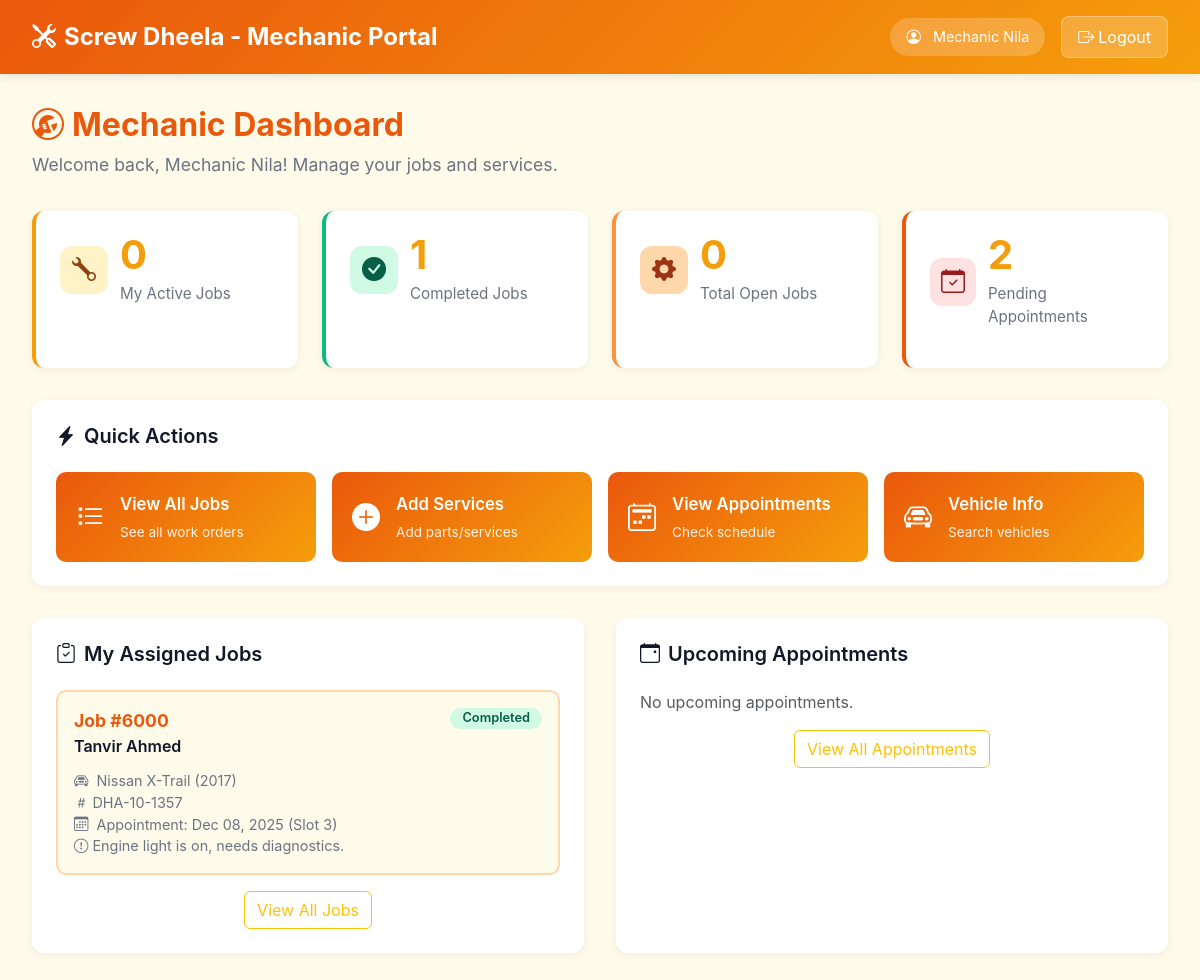
/public/mechanic_portal/mechanic_dashboard.php (signed in), run on the app's committed database.
### tables this page shows
CREATE TABLE jobs (
  job_id INT AUTO_INCREMENT PRIMARY KEY,
  appointment_id INT NOT NULL UNIQUE,  
  mechanic_id INT NULL,                
  status ENUM('open','in_progress','completed','cancelled')
    NOT NULL DEFAULT 'open',
  started_at DATETIME NULL,
  completed_at DATETIME NULL,
  notes TEXT NULL,
  created_at TIMESTAMP NOT NULL DEFAULT CURRENT_TIMESTAMP,

  KEY idx_job_status (status),
  KEY idx_job_mech (mechanic_id),

  CONSTRAINT fk_job_appt FOREIGN KEY (appointment_id) REFERENCES appointments(appointment_id)
    ON DELETE CASCADE,
  CONSTRAINT fk_job_mech FOREIGN KEY (mechanic_id) REFERENCES staff(staff_id)
    ON DELETE SET NULL
);

CREATE TABLE customers (
  customer_id INT AUTO_INCREMENT PRIMARY KEY,
  name VARCHAR(100) NOT NULL,
  email VARCHAR(150) NULL UNIQUE,
  phone VARCHAR(30) NULL,
  password_hash VARCHAR(255) NULL,  
  created_at TIMESTAMP NOT NULL DEFAULT CURRENT_TIMESTAMP,
  updated_at TIMESTAMP NULL DEFAULT NULL ON UPDATE CURRENT_TIMESTAMP
);

CREATE TABLE vehicles (
  vehicle_id INT AUTO_INCREMENT PRIMARY KEY,
  customer_id INT NOT NULL,
  plate_no VARCHAR(30) NOT NULL,
  make VARCHAR(60) NOT NULL,
  model VARCHAR(60) NOT NULL,
  year SMALLINT NULL,
  color VARCHAR(40) NULL,
  created_at TIMESTAMP NOT NULL DEFAULT CURRENT_TIMESTAMP,
  UNIQUE KEY uq_plate (plate_no),
  KEY idx_vehicle_customer (customer_id),
  CONSTRAINT fk_vehicle_customer FOREIGN KEY (customer_id) REFERENCES customers(customer_id)
    ON DELETE CASCADE
);

CREATE TABLE appointments (
  appointment_id INT AUTO_INCREMENT PRIMARY KEY,
  customer_id INT NOT NULL,
  vehicle_id INT NOT NULL,

   
  requested_date DATE NOT NULL,
  requested_slot TINYINT NOT NULL,  
  problem_text TEXT NOT NULL,

  status ENUM('requested','booked','in_progress','completed','cancelled')
    NOT NULL DEFAULT 'requested',

   
  mechanic_id INT NULL,
  assigned_by_staff_id INT NULL,
  assigned_at DATETIME NULL,

   
  receptionist_note TEXT NULL,

  created_at TIMESTAMP NOT NULL DEFAULT CURRENT_TIMESTAMP,
  updated_at TIMESTAMP NULL DEFAULT NULL ON UPDATE CURRENT_TIMESTAMP,

  KEY idx_appt_day (requested_date),
  KEY idx_appt_status (status),
  KEY idx_appt_mech_day (mechanic_id, requested_date),

  CONSTRAINT chk_slot CHECK (requested_slot BETWEEN 1 AND 4),

  CONSTRAINT fk_appt_customer FOREIGN KEY (customer_id) REFERENCES customers(customer_id)
    ON DELETE CASCADE,
  CONSTRAINT fk_appt_vehicle FOREIGN KEY (vehicle_id) REFERENCES vehicles(vehicle_id)
    ON DELETE CASCADE,
  CONSTRAINT fk_appt_mechanic FOREIGN KEY (mechanic_id) REFERENCES staff(staff_id)
    ON DELETE SET NULL,
  CONSTRAINT fk_appt_assigned_by FOREIGN KEY (assigned_by_staff_id) REFERENCES staff(staff_id)
    ON DELETE SET NULL
);

### public/mechanic_portal/mechanic_dashboard.php (the view, shortened to what this page needs)
<?php
require_once __DIR__ . "/../../config/db.php";
$staff_id = (int)($_SESSION['staff_id'] ?? 0);
$staff_name = $_SESSION['staff_name'] ?? 'Mechanic';
$my_active_jobs = $conn->prepare("SELECT COUNT(*) AS count FROM jobs WHERE mechanic_id = ? AND status IN ('open','in_progress')");
$my_active_jobs->bind_param("i", $staff_id);
$my_active_jobs->execute();
$active_jobs_count = (int)$my_active_jobs->get_result()->fetch_assoc()['count'];
$my_completed_jobs = $conn->prepare("SELECT COUNT(*) AS count FROM jobs WHERE mechanic_id = ? AND status = 'completed'");
$my_completed_jobs->bind_param("i", $staff_id);
$my_completed_jobs->execute();
$completed_jobs_count = (int)$my_completed_jobs->get_result()->fetch_assoc()['count'];
$total_open_jobs = (int)$conn->query("SELECT COUNT(*) AS count FROM jobs WHERE status IN ('open','in_progress')")->fetch_assoc()['count'];
$pending_appointments = (int)$conn->query("
    SELECT COUNT(*) AS count
    FROM appointments
    WHERE status IN ('requested','booked','in_progress')
")->fetch_assoc()['count'];
$my_jobs = $conn->prepare("
    SELECT
        j.job_id,
        j.status,
        j.created_at,
        a.appointment_id,
        a.requested_date,
        a.requested_slot,
        a.problem_text,
        c.name AS customer_name,
        c.phone,
        v.plate_no,
        v.make,
        v.model,
        v.year AS model_year
    FROM jobs j
    JOIN appointments a ON j.appointment_id = a.appointment_id
    JOIN customers c ON a.customer_id = c.customer_id
    LEFT JOIN vehicles v ON a.vehicle_id = v.vehicle_id
    WHERE j.mechanic_id = ?
    ORDER BY j.created_at DESC
    LIMIT 8
");
$my_jobs->bind_param("i", $staff_id);
$my_jobs->execute();
$assigned_jobs = $my_jobs->get_result()->fetch_all(MYSQLI_ASSOC);
$upcoming_appointments = $conn->prepare("
    SELECT
        a.appointment_id,
        a.status,
        a.requested_date,
        a.requested_slot,
        c.name AS customer_name,
        c.phone,
        v.plate_no,
        v.make,
        v.model
    FROM appointments a
    JOIN customers c ON a.customer_id = c.customer_id
    LEFT JOIN vehicles v ON a.vehicle_id = v.vehicle_id
    WHERE a.status IN ('booked','in_progress')
      AND a.requested_date >= CURDATE()
    ORDER BY a.requested_date ASC, a.requested_slot ASC
    LIMIT 6
");
$upcoming_appointments->execute();
$upcoming = $upcoming_appointments->get_result()->fetch_all(MYSQLI_ASSOC);
function badgeClassJob($status) {
    switch ($status) {
        case 'completed':   return 'success';
    }
}
?>
<!DOCTYPE html>
<html lang="en">
<head>
    <link href="https://cdn.jsdelivr.net/npm/bootstrap@5.3.0/dist/css/bootstrap.min.css" rel="stylesheet">
    <link rel="stylesheet" href="https://cdn.jsdelivr.net/npm/bootstrap-icons@1.11.0/font/bootstrap-icons.css">
</head>
<body>
    <nav class="top-nav">
        <div class="top-nav-content">
            <div class="logo">
                <i class="bi bi-tools"></i>
                Screw Dheela - Mechanic Portal
            </div>
            <div class="user-info">
                <span class="user-badge">
                    <i class="bi bi-person-circle me-2"></i>
                    <?php echo htmlspecialchars($staff_name); ?>
                </span>
                <a href="../logout.php" class="logout-btn">
                    <i class="bi bi-box-arrow-right me-1"></i>Logout
                </a>
            </div>
        </div>
    </nav>
    <div class="container-main">
        <div class="dashboard-header">
            <h1 class="dashboard-title">
                <i class="bi bi-wrench-adjustable-circle me-2"></i>Mechanic Dashboard
            </h1>
            <p class="dashboard-subtitle">Welcome back, <?php echo htmlspecialchars($staff_name); ?>! Manage your jobs and services.</p>
        </div>
        <div class="stats-grid">
            <div class="stat-card orange">
                <div class="stat-header">
                    <div class="stat-icon orange">
                        <i class="bi bi-wrench"></i>
                    </div>
                    <div>
                        <div class="stat-value"><?php echo $active_jobs_count; ?></div>
                        <div class="stat-label">My Active Jobs</div>
                    </div>
                </div>
            </div>
            <div class="stat-card green">
                <div class="stat-header">
                    <div class="stat-icon green">
                        <i class="bi bi-check-circle-fill"></i>
                    </div>
                    <div>
                        <div class="stat-value"><?php echo $completed_jobs_count; ?></div>
                        <div class="stat-label">Completed Jobs</div>
                    </div>
                </div>
            </div>
            <div class="stat-card amber">
                <div class="stat-header">
                    <div class="stat-icon amber">
                        <i class="bi bi-gear-fill"></i>
                    </div>
                    <div>
                        <div class="stat-value"><?php echo $total_open_jobs; ?></div>
                        <div class="stat-label">Total Open Jobs</div>
                    </div>
                </div>
            </div>
            <div class="stat-card red">
                <div class="stat-header">
                    <div class="stat-icon red">
                        <i class="bi bi-calendar-check"></i>
                    </div>
                    <div>
                        <div class="stat-value"><?php echo $pending_appointments; ?></div>
                        <div class="stat-label">Pending Appointments</div>
                    </div>
                </div>
            </div>
        </div>
        <div class="quick-actions">
            <h2 class="section-title">
                <i class="bi bi-lightning-charge-fill"></i>
                Quick Actions
            </h2>
            <div class="actions-grid">
                <a href="jobs_list.php" class="action-btn">
                    <i class="bi bi-list-task"></i>
                    <div class="action-text">
                        <div class="action-title">View All Jobs</div>
                        <div class="action-subtitle">See all work orders</div>
                    </div>
                </a>
                <a href="add_services.php" class="action-btn">
                    <i class="bi bi-plus-circle-fill"></i>
                    <div class="action-text">
                        <div class="action-title">Add Services</div>
                        <div class="action-subtitle">Add parts/services</div>
                    </div>
                </a>
                <a href="appointments_list.php" class="action-btn">
                    <i class="bi bi-calendar2-week"></i>
                    <div class="action-text">
                        <div class="action-title">View Appointments</div>
                        <div class="action-subtitle">Check schedule</div>
                    </div>
                </a>
                <a href="vehicles_list.php" class="action-btn">
                    <i class="bi bi-car-front"></i>
                    <div class="action-text">
                        <div class="action-title">Vehicle Info</div>
                        <div class="action-subtitle">Search vehicles</div>
                    </div>
                </a>
            </div>
        </div>
        <div class="content-row">
            <div class="data-card">
                <h2 class="section-title">
                    <i class="bi bi-clipboard-check"></i>
                    My Assigned Jobs
                </h2>
                <?php if (empty($assigned_jobs)): ?>
                    <p class="text-muted">No jobs assigned to you yet.</p>
                <?php else: ?>
                    <?php foreach ($assigned_jobs as $job): ?>
                        <div class="job-card">
                            <div class="job-header">
                                <div>
                                    <div class="job-id">Job #<?php echo (int)$job['job_id']; ?></div>
                                    <div class="item-title"><?php echo htmlspecialchars($job['customer_name']); ?></div>
                                </div>
                                <span class="badge <?php echo badgeClassJob($job['status']); ?>">
                                    <?php echo htmlspecialchars(ucfirst($job['status'])); ?>
                                </span>
                            </div>
                            <div class="item-details">
                                <?php if (!empty($job['plate_no'])): ?>
                                    <i class="bi bi-car-front me-1"></i>
                                    <?php echo htmlspecialchars(trim(($job['make'] ?? '') . ' ' . ($job['model'] ?? '') . (!empty($job['model_year']) ? ' (' . $job['model_year'] . ')' : ''))); ?><br>
                                    <i class="bi bi-hash me-1"></i><?php echo htmlspecialchars($job['plate_no']); ?><br>
                                <?php endif; ?>
                                <i class="bi bi-calendar3 me-1"></i>
                                Appointment: <?php echo date('M d, Y', strtotime($job['requested_date'])); ?> (Slot <?php echo (int)$job['requested_slot']; ?>)<br>
                                <?php if (!empty($job['problem_text'])): ?>
                                    <i class="bi bi-exclamation-circle me-1"></i><?php echo htmlspecialchars(mb_strimwidth($job['problem_text'], 0, 120, '...')); ?>
                                <?php endif; ?>
                            </div>
                        </div>
                    <?php endforeach; ?>
                <?php endif; ?>
                <div class="mt-3 text-center">
                    <a href="jobs_list.php" class="btn btn-outline-warning">View All Jobs</a>
                </div>
            </div>
            <div class="data-card">
                <h2 class="section-title">
                    <i class="bi bi-calendar-event"></i>
                    Upcoming Appointments
                </h2>
                <?php if (empty($upcoming)): ?>
                    <p class="text-muted">No upcoming appointments.</p>
                <?php endif; ?>
                <div class="mt-3 text-center">
                    <a href="appointments_list.php" class="btn btn-outline-warning">View All Appointments</a>
                </div>
            </div>
        </div>
    </div>
</body>
</html>

### data on the page
jobs: job_id "6000", customers.name "Tanvir Ahmed", status "Completed", vehicles.make+model+year "Nissan X-Trail (2017)", vehicles.plate_no "DHA-10-1357", appointment.requested_date "Dec 08, 2025", appointment.requested_slot "3", appointment.problem_text "Engine light is on, needs diagnostics."

### other printed values
$staff_name "Mechanic Nila"
$active_jobs_count "0"
$completed_jobs_count "1"
$total_open_jobs "0"
$pending_appointments "2"
